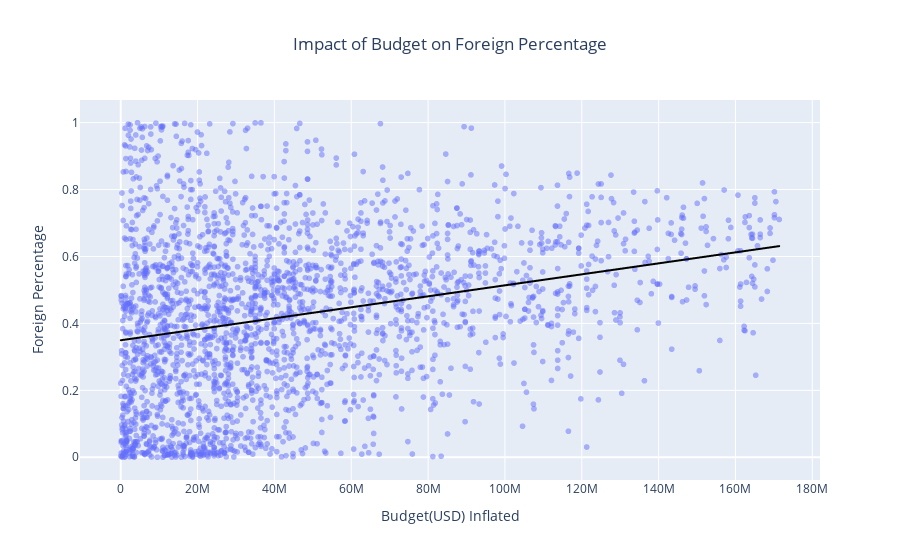

The notebook cell saved with this chart:
### Code cell
fig = px.scatter(
    df_cleaned,
    x='Budget(USD) Inflated', 
    y='Foreign Percentage',  # Multiple series in scatter plot
    title='Foreign Percentage vs Budget(USD)_Inflated',
    labels={'value': 'Percentage', 'variable': 'Type'},  # Label axes and legend
    trendline="ols"
)

fig.update_traces(marker=dict(opacity=0.5))
fig.update_layout(title=dict(text="Impact of Budget on Foreign Percentage", x=0.5, xanchor='center'))
fig.data[1].update(line=dict(color='black'))
# Show the plot
fig.show()

### Figure 1 — Plotly figure (JSON) as saved in the notebook; plotly's stock layout.template omitted (floating-point values rounded to 4 significant figures; data arrays with more than 128 entries replaced by an {"elided": "..."} marker saying what was removed)
{"data": [{"hovertemplate": "Budget(USD) Inflated=%{x}<br>Foreign Percentage=%{y}<extra></extra>", "legendgroup": "", "marker": {"color": "#636efa", "opacity": 0.5, "symbol": "circle"}, "mode": "markers", "name": "", "showlegend": false, "type": "scattergl", "x": {"elided": "2491 float values"}, "xaxis": "x", "y": {"elided": "2491 float values"}, "yaxis": "y"}, {"hovertemplate": "<b>OLS trendline</b><br>Foreign Percentage = 1.64132e-09 * Budget(USD) Inflated + 0.34968<br>R<sup>2</sup>=0.075126<br><br>Budget(USD) Inflated=%{x}<br>Foreign Percentage=%{y} <b>(trend)</b><extra></extra>", "legendgroup": "", "line": {"color": "black"}, "marker": {"color": "#636efa", "opacity": 0.5, "symbol": "circle"}, "mode": "lines", "name": "", "showlegend": false, "type": "scattergl", "x": {"elided": "2491 float values"}, "xaxis": "x", "y": {"elided": "2491 float values"}, "yaxis": "y"}], "layout": {"legend": {"tracegroupgap": 0}, "title": {"text": "Impact of Budget on Foreign Percentage", "x": 0.5, "xanchor": "center"}, "xaxis": {"anchor": "y", "domain": [0, 1], "title": {"text": "Budget(USD) Inflated"}}, "yaxis": {"anchor": "x", "domain": [0, 1], "title": {"text": "Foreign Percentage"}}}}
